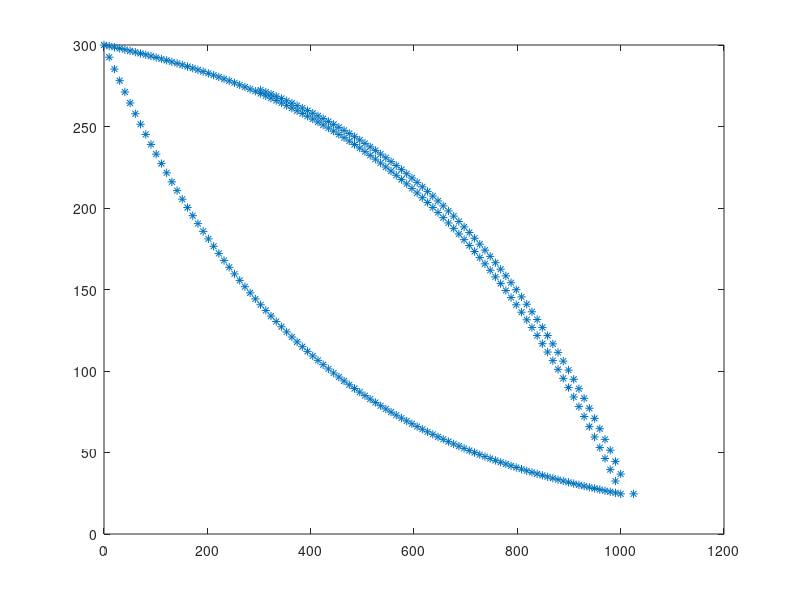

This chart was generated by the following MATLAB code:
% Ellipse 2D
%Making an idealized 2D model for DynEarthSol

clear;clf;
% first: what are you going to call this poly file?
str = 'ellipse2D.poly';

x_nodes = 100;                           % number nodes in X-dir
L = 1000;                                % length of domain in X-dir
x = linspace(0,L,x_nodes);               % X-dir


basal = 300*exp(-x/400);            % basal position function
a =  -28.3223;                      % ???
n_basal = 2.37e-03;                 % ???
c = 328.3223;                       % ???
surface = a*exp(n_basal*x)+c;       % surface position function
surface = surface(2:end-1);         % trimming the surface topo
x_surface = x(2:end-1);             % x corresponding to # surface pts.

%% debris geometries

debris_start = 300;
debris_thickness = 20;
englacial_debris_start = 350;
englacial_debris_thickness = 20;
debris_thickness = 10;
xmax = max(x);

xdebris = x(x > debris_start);
zdebris = [surface(x_surface > debris_start) basal(end)];

%find the slope of the debris thickness increase
m = debris_thickness/(xmax - debris_start);
dz = m*(xdebris-debris_start+150); %y = mx, equal to thickness of debris on top of surface

zdebris = zdebris + dz; 
debris_end = [debris_thickness+xmax, basal(end)]; %[x, z]

xdebris = [xdebris debris_end(1)+1.5*debris_thickness]; %Make it a bit extra thick at the base by adding 1.5* debris thickness to x value
zdebris = [zdebris debris_end(2)];

n_basal = length(basal);        %num basal nodes
n_surface = length(surface);    %num surface nodes
n_debris = length(xdebris);

%% Nodes

nodes = NaN*ones(n_basal+n_surface+length(zdebris), 3); % empty node matrix to be filled in

% BASAL nodes: ------------------------------------------------------------
for i = 1 : n_basal
    ii = i;
    nodes(i,1) = i-1;               % this is the node number
    nodes(i,2) = x(ii);             % x
    nodes(i,3) = basal(ii);         % z, basal
    
end;

% SURFACE nodes: ----------------------------------------------------------
for i = (n_basal) + 1 : n_basal + n_surface
    ii = i-n_basal;
    nodes(i,1) = i-1;               % this is the node number
    nodes(i,2) = x_surface(n_surface+1-ii);     % x
    nodes(i,3) = surface(n_surface+1-ii);       % z, surface
end;

% DEBRIS nodes: ----------------------------------------------------------
for i = (n_basal + n_surface) + 1 : (n_basal + n_surface) + n_debris
    ii = i-n_basal-n_surface;       %incrementing through this section only
    nodes(i,1) = i-1;               % this is the node number
    nodes(i,2) = xdebris(ii);       % x location of this node
    nodes(i,3) = zdebris(ii);       % z, surface (I think this should be debris surface)
end;

%% Facets

debris_intersect =  n_basal + n_debris;

facets = NaN*ones(n_basal+n_surface+length(zdebris)+1,4); %allocate
point_num = 0;

%Surface and Basal facets
for i = 1 : n_basal + n_surface-1
    facets(i,:) = [point_num nodes(i,1) nodes(i+1,1) NaN];
    point_num = point_num + 1;
end

%connect last surface node to first basal node
facets(n_basal + n_surface,:) = [point_num nodes(n_basal+n_surface-1,1) nodes(1,1) NaN];
point_num = point_num + 1;

%connect first debris node to intersection with surface node
facets(n_basal+n_surface+1,:) = [point_num debris_intersect nodes(n_surface+n_basal+1,1) NaN];
point_num = point_num+1;

%Debris layer facets
while point_num < n_basal + n_surface + n_debris
    facets(point_num+1,:) = [point_num nodes(point_num,1) nodes(point_num+1,1) NaN];
    point_num = point_num+1;
end

%Connecting the debris layer to the basal layer
basal_intersect = n_basal-1;
facets(point_num+1,:) = [point_num nodes(point_num,1) basal_intersect 16];

%Assigning flags
facets(1:n_basal-1,4) = 16; %basal ice
facets(n_basal+n_debris-1:n_basal+n_surface,4) = 32; %exposed surface ice
facets(n_basal:(n_basal+length(zdebris)),4) = 0;          %non-exposed surface ice
facets(n_basal+n_surface+1:n_basal+n_surface+n_debris,4) = 32; %debris layer


plot(nodes(:,2),nodes(:,3),'*');




